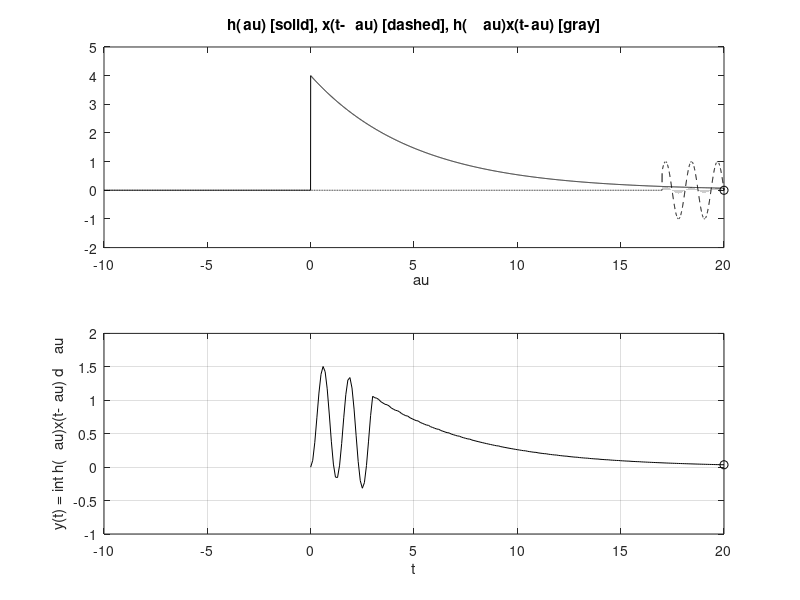

Write MATLAB code to recreate this figure.
%C32
u = @(t) 1.0.* (t>=0);

% From text x(t)

x = @(t) sin(5*t).*(u(t) - u(t-3));

% Shorten each impulse response function 
%h2 from 0 to 20

h = @(t) 4*exp(-t/5).*(u(t)-u(t-20));


dtau = 0.005; 
tau = -10:dtau:20;
ti = 0; 
tvec = 0:.1:20;
y = NaN*zeros(1,length(tvec));
% Pre-allocate memory


for t = tvec,
    ti = ti+1; % Time index
    xh = x(t-tau).*h(tau); lxh = length(xh);
    y(ti) = sum(xh.*dtau); % Trapezoidal approximation of convolution integral
    subplot(2,1,1),plot(tau,h(tau),"k-",tau,x(t-tau),"k--",t,0,"ok");
    axis([tau(1) tau(end) -2.0 5]);
    patch([tau(1:end-1);tau(1:end-1);tau(2:end);tau(2:end)],...
    [zeros(1,lxh-1);xh(1:end-1);xh(2:end);zeros(1,lxh-1)],...
    [.8 .8 .8],"edgecolo","none");
    xlabel("\tau"); title("h(\tau) [solid], x(t-\tau) [dashed], h(\tau)x(t-\tau) [gray]");
    c = get(gca,"children"); set(gca,"children",[c(2);c(3);c(4);c(1)]);
    subplot(2,1,2),plot(tvec,y,"k",tvec(ti),y(ti),"ok");
    xlabel("t"); ylabel("y(t) = \int h(\tau)x(t-\tau) d\tau");
    axis([tau(1) tau(end) -1.0 2.0]); grid;
    drawnow; 

    %or use pause to manuallly step through the vonvlutions process

end